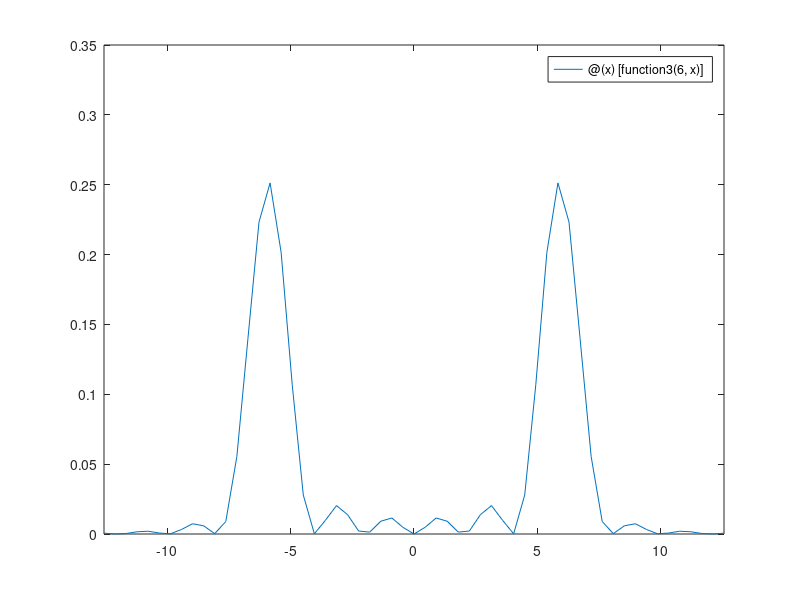

The MATLAB source for this figure:
%>>>>>>>>>>>>>>>>>>>>>>>>>>>>>
function test1

fplot(@(x)[function3(6,x)],[-4*pi 4*pi])

return

%<<<<<<<<<<<<<<<<<<<<<<<<<<<<<

%BEGIN>>>>>>>>>>>>>>>>>>>>>>>>>>>>>>>>>>>>>>>>>>>>>>>>>>>>>>>>>>
function r=function1(x)
r=sin(x);
%END<<<<<<<<<<<<<<<<<<<<<<<<<<<<<<<<<<<<<<<<<<<<<<<<<<<<<<<<<<<<
%BEGIN>>>>>>>>>>>>>>>>>>>>>>>>>>>>>>>>>>>>>>>>>>>>>>>>>>>>>>>>>>
function r=function2(k)
r= (1/pi)*(1+cos(pi*k))/(k^2-9)^2;
%END<<<<<<<<<<<<<<<<<<<<<<<<<<<<<<<<<<<<<<<<<<<<<<<<<<<<<<<<<<<<
%BEGIN>>>>>>>>>>>>>>>>>>>>>>>>>>>>>>>>>>>>>>>>>>>>>>>>>>>>>>>>>>
function r=function3(n,k)
r= (2/(pi^2))*n^2*(1-cos(n*pi)*cos(pi*k))/(k^2-n^2)^2;
%END<<<<<<<<<<<<<<<<<<<<<<<<<<<<<<<<<<<<<<<<<<<<<<<<<<<<<<<<<<<<
%BEGIN>>>>>>>>>>>>>>>>>>>>>>>>>>>>>>>>>>>>>>>>>>>>>>>>>>>>>>>>>>
function r=function4(x)
r= sin(x)/x;
%END<<<<<<<<<<<<<<<<<<<<<<<<<<<<<<<<<<<<<<<<<<<<<<<<<<<<<<<<<<<<
%BEGIN>>>>>>>>>>>>>>>>>>>>>>>>>>>>>>>>>>>>>>>>>>>>>>>>>>>>>>>>>>
function r=function5(x)
r= exp(-(x^2)/2);
%END<<<<<<<<<<<<<<<<<<<<<<<<<<<<<<<<<<<<<<<<<<<<<<<<<<<<<<<<<<<<



